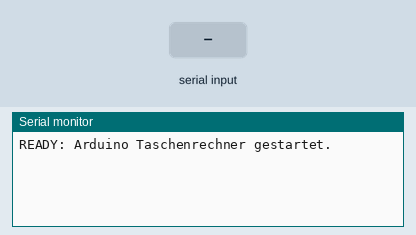
A sketch run on a simulated Arduino Nano, built with avr-gcc and run on an emulated ATmega328P. Shown: the last lines printed to the serial monitor. Inputs (shaded band) come from the test bench.

Above: at 1.2 s.
1.3 s: "history\n" received over Serial
At 2.5 s:
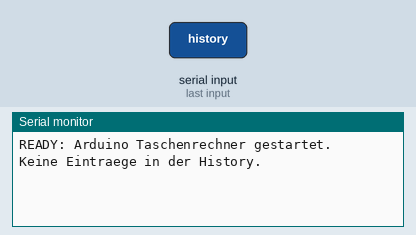
2.8 s: byte 10 ('\n') received over Serial
At 3.7 s:
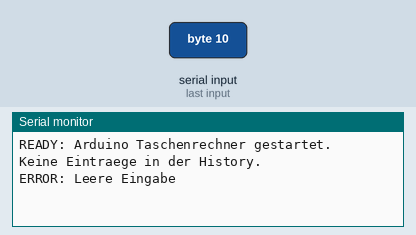
4.3 s: "exit\n" received over Serial
At 4.9 s:
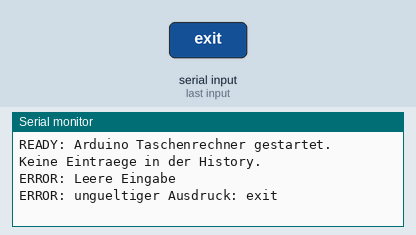
5.8 s: "+\n" received over Serial
At 7.0 s:
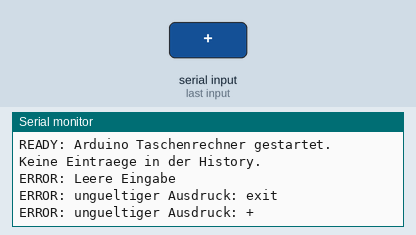
7.3 s: "*\n" received over Serial
At 8.3 s:
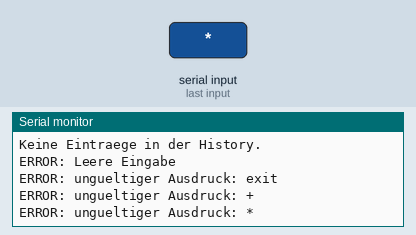
8.8 s: "/\n" received over Serial
At 9.5 s:
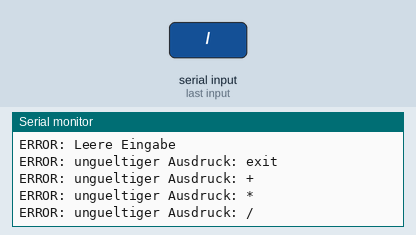

The sketch:

sketch.ino
```cpp
#include <Arduino.h>

/*
  Beschreibung:
  - Der PC sendet Ausdrücke wie "12+5" über UART.
  - Der Arduino liest den Text, sucht den Operator,
    rechnet das Ergebnis aus und sendet es zurück.
  - Zusätzlich speichert der Arduino jede gültige Rechnung
    in einer kleinen History, die man später anzeigen kann.
*/

// Eingabe zwischenspeichern
String inputString = "";
bool inputComplete = false;

// kleine History (max 50 Einträge)
String history[50];
int historyCount = 0;

/*
  Diese Funktion sucht im Ausdruck den Operator.
  Man startet ab Index 1, damit ein führendes Minus
  (z.B. -5+3) nicht als Operator erkannt wird.
*/
int findOperatorPosition(const String &s, char *opOut) {
  for (int i = 1; i < s.length(); i++) {
    char c = s[i];
    if (c == '+' || c == '-' || c == '*' || c == '/') {
      *opOut = c;
      return i;   // Position gefunden
    }
  }
  return -1; // kein Operator gefunden
}

/*
  Hier fügt man einen neuen Eintrag der History hinzu.
  Jeder Eintrag besteht aus dem Ausdruck + Ergebnis.
*/
void addToHistory(String expr, double result) {
  if (historyCount < 50) {
    history[historyCount] = expr + " = " + String(result, 2);
    historyCount++;
  }
}

/*
  Gibt die komplette History aus.
  Wenn noch keine Rechnung gemacht wurde,
  gibt man eine kurze Info, Keine Einträge in der Histroy, aus.
*/
void printHistory() {
  if (historyCount == 0) {
    Serial.println("Keine Eintraege in der History.");
    return;
  }

  Serial.println("Rechen-History:");
  for (int i = 0; i < historyCount; i++) {
    Serial.println(history[i]);
  }
  Serial.println(); // Leerzeile für Übersicht
}

/*
  Diese Funktion verarbeitet einen Ausdruck wie "12+5".
  Schritte:
  1. Eingabe bereinigen
  2. Operator finden
  3. Zahlen extrahieren
  4. Ergebnis berechnen
  5. Ausdruck + Ergebnis zurücksenden
*/
void processExpression(const String &expr) {
  String s = expr;

  // Steuerzeichen und Leerzeichn entfernen
  s.replace("\r", "");
  s.replace("\n", "");
  s.replace(" ", "");

  // Wenn man die History sehen möchte
  if (s == "history" || s == "rechenhistory" || s == "rechen history") {
    printHistory();
    return;
  }

  if (s.length() == 0) {
    Serial.println("ERROR: Leere Eingabe");
    return;
  }

  // Operator suchen
  char op = 0;
  int pos = findOperatorPosition(s, &op);

  // prüfen ob der Ausdruck logisch ist
  if (pos <= 0 || pos >= s.length() - 1) {
    Serial.print("ERROR: ungueltiger Ausdruck: ");
    Serial.println(s);
    return;
  }

  // Zahlen links und rechts holn
  String left = s.substring(0, pos);
  String right = s.substring(pos + 1);

  // Strings in Zahlen umwandeln
  double a = left.toFloat();
  double b = right.toFloat();
  double result = 0.0;
  bool ok = true;

  // Rechnen je nach Operator
  switch (op) {
    case '+': result = a + b; break;
    case '-': result = a - b; break;
    case '*': result = a * b; break;
    case '/':
      if (b == 0) {
        Serial.println("ERROR: Division durch 0");
        ok = false;
      } else {
        result = a / b;
      }
      break;

    default:
      Serial.println("ERROR: unbekannter Operator");
      ok = false;
  }

  // Wenn alles ok ist, Ergebnis senden und History speichern
  if (ok) {
    Serial.println(s);         // Ausdruck anzeigen
    Serial.print("Ergebnis = ");
    Serial.println(result, 2); // Ergebnis mit 2 Nachkommastelen
    Serial.println();          // Leerzeile

    addToHistory(s, result);   // in History speichern
  }
}

/*
  setup() wird beim Start einmal ausgeführt.
  Hier startet man die serielle Verbindung.
*/
void setup() {
  Serial.begin(9600);
  Serial.println("READY: Arduino Taschenrechner gestartet.");
}

/*
  loop() läuft ständig.
  - Man liest alle Zeichen vom PC
  - Wenn man ein ENTER bekommt → Ausdruck fertig
*/
void loop() {

  // Zeichen einlesen
  while (Serial.available()) {
    char c = (char)Serial.read();

    if (c == '\r') continue; // CR ignorieren

    if (c == '\n') {
      inputComplete = true; // ENTER → fertig
    } else {
      inputString += c;     // Zeichen anhängen
    }
  }

  // Wenn der Ausdruck komplett ist
  if (inputComplete) {
    processExpression(inputString);

    // für die nächste Eingabe zurücksetzen
    inputString = "";
    inputComplete = false;
  }
}
```

pc_client_uart.c
```cpp
#include <stdio.h>
#include <string.h>

/*
  PC-Client (UART Simulation)

  -> Hier tue ich so, als ob ich mit dem Arduino rede.
  -> Eigentlich würde der PC den Ausdruck an den Arduino schicken.
  -> Da ich aber keinen echten Arduino am PC habe,
     rechne ich einfach hier im Client selbst.
  -> Das Ergebnis gebe ich dann im gleichen Format aus,
     wie es der Arduino auch machen würde.
*/

// kleine Funktion um das '\n' am Ende zu entfernen
void trimNewline(char *str) {
    str[strcspn(str, "\n")] = 0;
}

/*
  Diese Funktion versucht einen Ausdruck wie "7+5" auszulesen.
  Ich teste zwei Varianten:
  1) mit Leerzeichen (z.B. "7 + 5")
  2) ohne Leerzeichen ("7+5")
  Wenn es klappt, gibt die Funktion 1 zurück.
*/
int parse_expression(const char *input, double *a, char *op, double *b) {

    if (sscanf(input, "%lf %c %lf", a, op, b) == 3) {
        return 1;
    }

    if (sscanf(input, "%lf%c%lf", a, op, b) == 3) {
        return 1;
    }

    return 0; // konnte nicht gelesen werden
}

/*
  Hier berechne ich das Ergebnis.
  Diese Funktion ist quasi das "Rechen-Modul".
  Wichtig: Division durch 0 prüfe ich extra.
*/
int calculate(double a, char op, double b, double *result) {

    switch (op) {
        case '+':
            *result = a + b;
            return 1;

        case '-':
            *result = a - b;
            return 1;

        case '*':
            *result = a * b;
            return 1;

        case '/':
            if (b == 0) {
                printf("Fehler: Division durch 0.\n");
                return 0;
            }
            *result = a / b;
            return 1;

        default:
            printf("Unbekannter Operator: %c\n", op);
            return 0;
    }
}

/*
  Diese Funktion soll zeigen, wie der Arduino antworten würde.
  In echt würde die Antwort über UART kommen.
  Hier mache ich es einfach lokal.
*/
void simulateArduinoResponse(const char *expr) {

    double a, b, result;
    char op;

    // zuerst Ausdruck verstehen
    if (!parse_expression(expr, &a, &op, &b)) {
        printf("\n--- Antwort vom Arduino (simuliert) ---\n");
        printf("ERROR: Ausdruck konnte nicht gelesen werden (%s)\n", expr);
        printf("---------------------------------------\n\n");
        return;
    }

    // dann rechnen
    if (!calculate(a, op, b, &result)) {
        printf("\n--- Antwort vom Arduino (simuliert) ---\n");
        printf("ERROR: Berechnung nicht möglich\n");
        printf("---------------------------------------\n\n");
        return;
    }

    // hier simuliere ich die "Antwort" vom Arduino
    printf("\n--- Antwort vom Arduino (simuliert) ---\n");
    printf("%s\n", expr);
    printf("Ergebnis = %.2f\n", result);
    printf("---------------------------------------\n\n");
}

/*
  Log-Funktion:
  Ich schreibe jede Eingabe vom Benutzer in eine Datei,
  damit ich später sehen kann, was eingegeben wurde.
*/
void writeLog(const char *text) {
    FILE *log = fopen("client_log.txt", "a");
    if (!log) {
        printf("Konnte Logdatei nicht öffnen.\n");
        return;
    }
    fprintf(log, "%s\n", text);
    fclose(log);
}

/*
  Hauptschleife:
  - Benutzer gibt etwas ein
  - wenn "exit", dann beenden
  - sonst Ausdruck speichern + simulieren
*/
int main() {

    char input[100];

    printf("PC-Client (UART Simulation)\n");
    printf("Geben Sie eine Rechnung ein (oder 'exit' zum Beenden):\n\n");

    while (1) {

        printf("Eingabe: ");
        if (fgets(input, sizeof(input), stdin) == NULL) {
            break;
        }

        trimNewline(input); // Enter entfernen

        if (strcmp(input, "exit") == 0) {
            printf("Client wird beendet.\n");
            break;
        }

        if (strlen(input) == 0) {
            printf("Bitte etwas eingeben.\n");
            continue;
        }

        writeLog(input);          // Eingabe speichern
        simulateArduinoResponse(input); // "Arduino" antworten lassen
    }

    return 0;
}
```

Measured:
- after the input at 1.3 s, the serial monitor: prints a new line at once (image 1)
- after the input at 2.8 s, the serial monitor: prints a new line at once (image 2)
- after the input at 4.3 s, the serial monitor: prints a new line at once (image 3)
- after the input at 5.8 s, the serial monitor: prints a new line at once (image 4)
- after the input at 7.3 s, the serial monitor: prints a new line at once (image 5)
- after the input at 8.8 s, the serial monitor: prints a new line at once (image 6)
